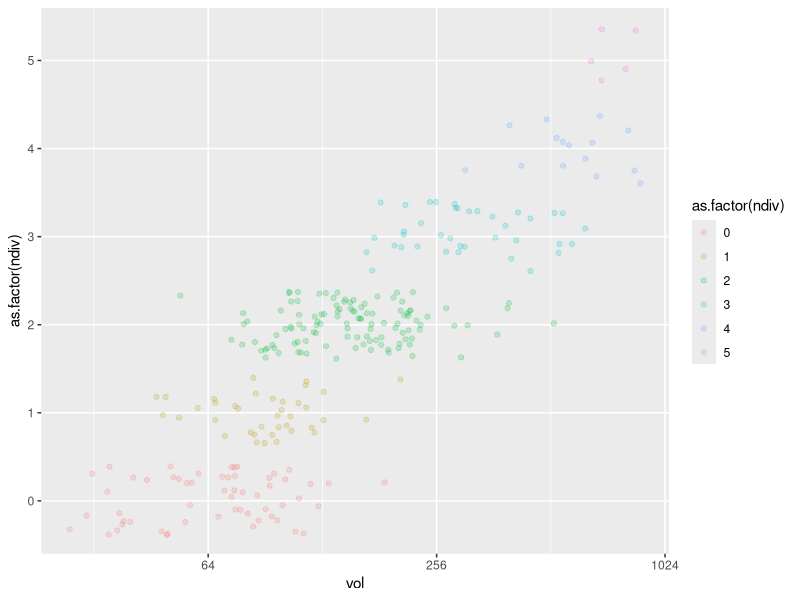
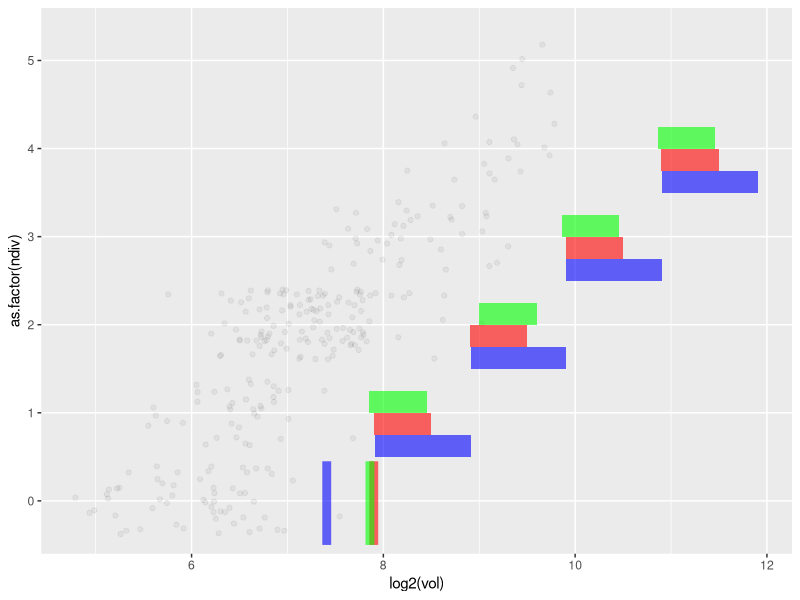
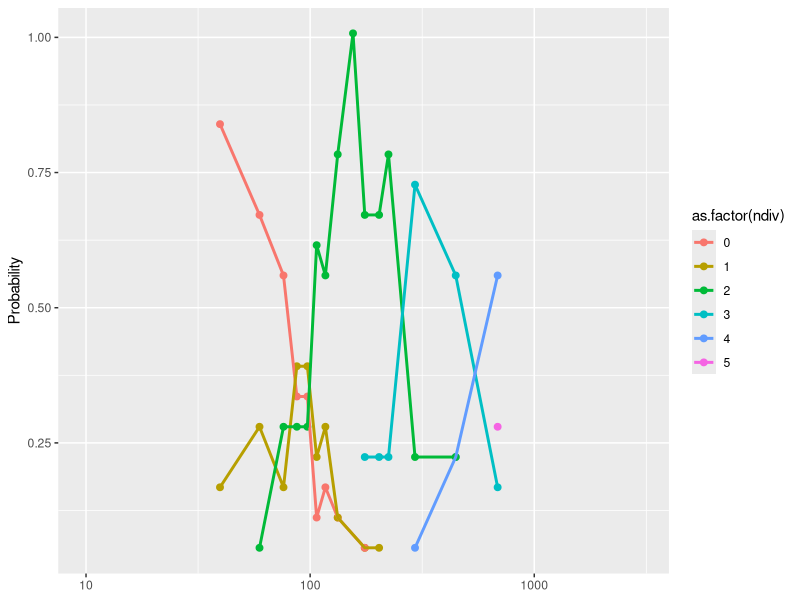
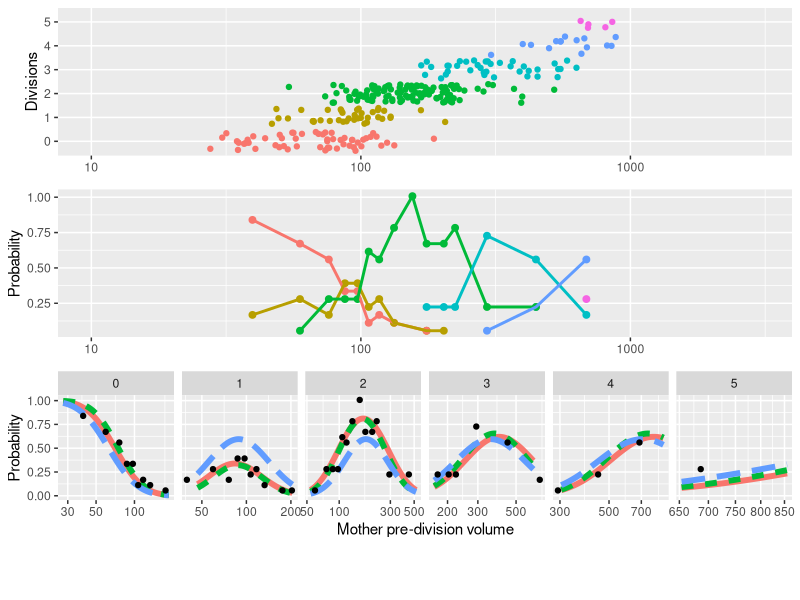
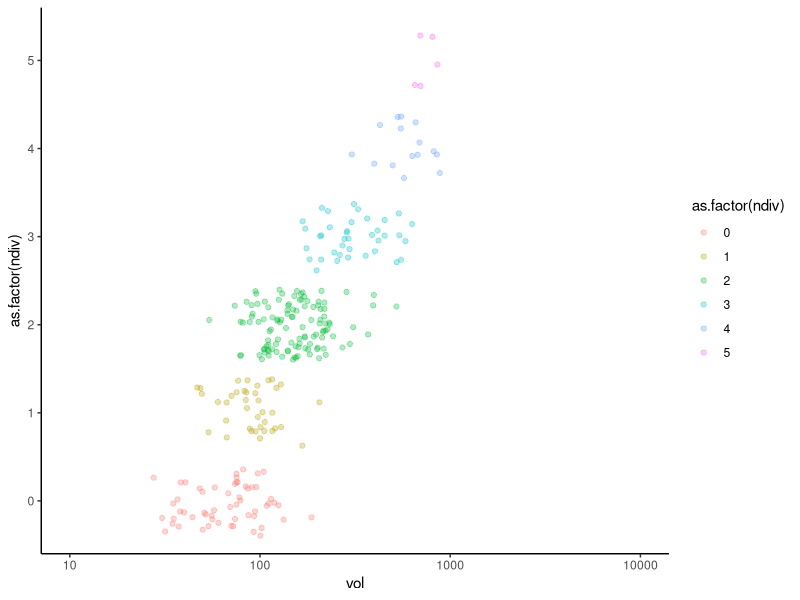
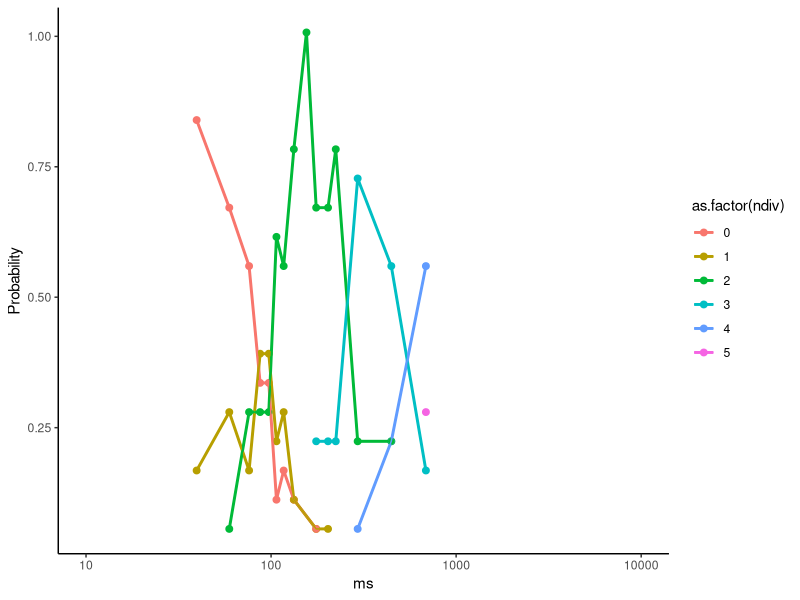
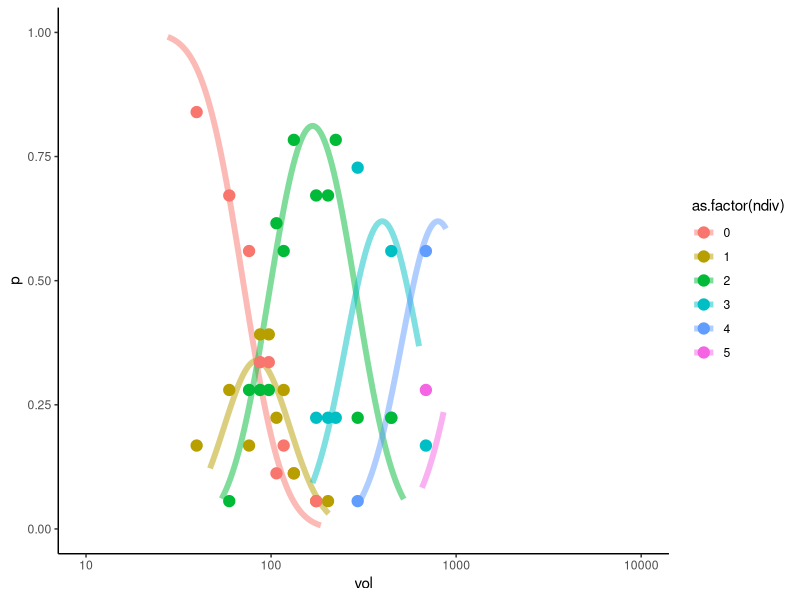
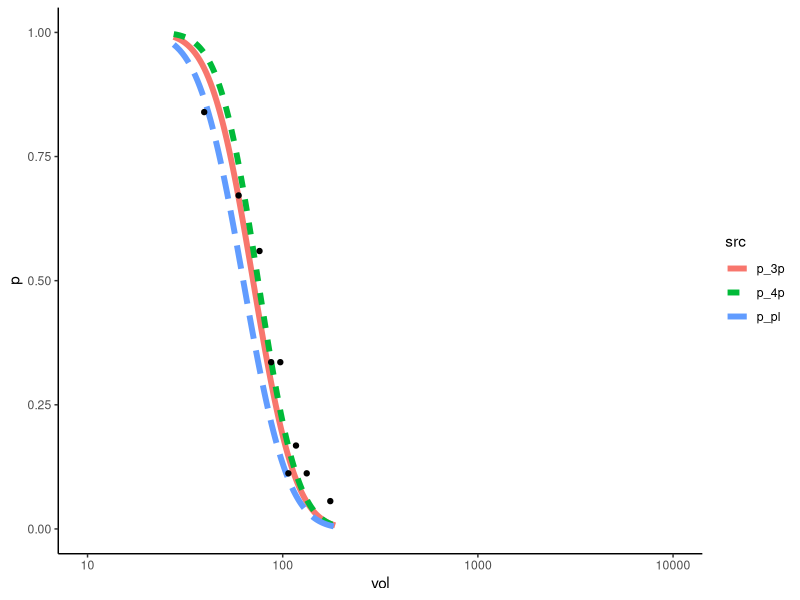

Generate these figures, in order, with R:
## ---- chunk 1
library(readxl)
library(ggplot2)
library(magrittr)
library(tidyverse)
library(cowplot)
## ---- chunk 2
exp_data <- read_excel("mat3_small.xlsx")
exp_data
## ---- chunk 3
ggplot(exp_data)+geom_jitter(aes(x=vol,y=as.factor(ndiv),color=as.factor(ndiv)),alpha=0.2)+scale_x_continuous(trans="log2")
## ---- chunk 4
ggplot(exp_data)+geom_jitter(aes(x=log2(vol),y=as.factor(ndiv)),alpha=0.05)+
  annotate("segment", x = log2(170),xend=log2(170), y = 0.5, yend = 1.45, alpha = .6,colour = "blue",size=3)+
  annotate("rect", xmin = log2(170)+1-0.5, xmax = log2(170)+1+0.5, ymin = 1.5, ymax = 1.75, alpha = .6,fill = "blue")+
  annotate("rect", xmin = log2(170)+2-0.5, xmax = log2(170)+2+0.5, ymin = 2.5, ymax = 2.75, alpha = .6,fill = "blue")+
  annotate("rect", xmin = log2(170)+3-0.5, xmax = log2(170)+3+0.5, ymin = 3.5, ymax = 3.75, alpha = .6,fill = "blue")+
  annotate("rect", xmin = log2(170)+4-0.5, xmax = log2(170)+4+0.5, ymin = 4.5, ymax = 4.75, alpha = .6,fill = "blue")+
  annotate("segment", x = log2(147)+0.7, xend = log2(147)+0.7, y = 0.5, yend = 1.45, alpha = .6,colour = "red",size=3)+
  annotate("rect", xmin = log2(147)+1-0.3, xmax = log2(147)+1+0.3, ymin = 1.75, ymax = 2, alpha = .6,fill = "red")+
  annotate("rect", xmin = log2(147)+2-0.3, xmax = log2(147)+2+0.3, ymin = 2.75, ymax = 3, alpha = .6,fill = "red")+
  annotate("rect", xmin = log2(147)+3-0.3, xmax = log2(147)+3+0.3, ymin = 3.75, ymax = 4, alpha = .6,fill = "red")+
  annotate("rect", xmin = log2(147)+4-0.3, xmax = log2(147)+4+0.3, ymin = 4.75, ymax = 5, alpha = .6,fill = "red")+
  annotate("segment", x = log2(143)+0.7, xend = log2(143)+0.7, y=0.5 , yend = 1.45, alpha = .6,colour = "green",size=3)+
  annotate("rect", xmin = log2(143)+0.99-0.3, xmax = log2(143)+0.99+0.3, ymin = 2, ymax = 2.25, alpha = .6,fill = "green")+
  annotate("rect", xmin = log2(143)+2.14-0.3, xmax = log2(143)+2.14+0.3, ymin = 3, ymax = 3.25, alpha = .6,fill = "green")+
  annotate("rect", xmin = log2(143)+3-0.3, xmax = log2(143)+3+0.3, ymin = 4, ymax = 4.25, alpha = .6,fill = "green")+
  annotate("rect", xmin = log2(143)+4-0.3, xmax = log2(143)+4+0.3, ymin = 5, ymax = 5.25, alpha = .6,fill = "green")
## ---- chunk 5
p_pl<-function(vl,nd,ss,sig){
  if(nd<=0){
    p<-pnorm(nd-log2(vl/ss),0,sig)
  }else{
    p<-pnorm(nd-log2(vl/ss),0,sig)-pnorm(nd-1-log2(vl/ss),0,sig)
  }
  if(is.nan(p)){
    return(-Inf)
  }else{
    if(p<=0){return(-Inf)}else{return(p)}
    
  }
}

pf_pl<-function(ss,sig){
  p<-mapply(p_pl,expmoddf$vol,expmoddf$ndiv,ss,sig)
  return(p)
}

p_fp<-function(...){
  x<-list(...)
  vl<-x[[1]]
  nd<-x[[2]]
  ss<-x[[3]]
  sig<-x[[4]]
  zf<-as.numeric(x[5:length(x)])
  
  z<-c(zf,seq(length(zf),nd+1))
  if(nd<=0){
    p<-pnorm(z[1]-log2(vl/ss),0,sig)
  }else{
    p<-pnorm(z[nd+1]-log2(vl/ss),0,sig)-pnorm(z[nd]-log2(vl/ss),0,sig)
  }
  if(is.nan(p)){
    return(-Inf)
  }else{
    if(p<=0){return(-Inf)}else{return(p)}
    
  }
}

pf_3p<-function(ss,sig,zf){
  p<-mapply(p_fp,expmoddf$vol,expmoddf$ndiv,ss,sig,zf[1])
  return(p)
}

pf_4p<-function(ss,sig,zf){
  p<-mapply(p_fp,expmoddf$vol,expmoddf$ndiv,ss,sig,zf[1],zf[2])
  return(p)
}

pf_5p<-function(ss,sig,zf){
  p<-mapply(p_fp,expmoddf$vol,expmoddf$ndiv,ss,sig,zf[1],zf[2],zf[3])
  return(p)
}
## ---- chunk 6
ncat<-15
cat<-quantile(exp_data$vol,seq(0,1,length.out=ncat+1))
#scat<-scat[2:ncat-1]
#exp_data$scat<-cut(log2(exp_data$vol),breaks = c(min(log2(exp_data$vol)),scat,max(log2(exp_data$vol))))
exp_data$scat<-cut(exp_data$vol,breaks = cat, include.lowest=TRUE)

scatp<-exp_data%>%
  group_by(scat,ndiv)%>%
  mutate(pscat=n()/(nrow(exp_data)/ncat))%>%
  group_by(scat)%>%
  mutate(ms=mean(vol))
scatm<-scatp
scatp<-unique(scatp[,-1])

gpdata<-ggplot(exp_data,aes(x=vol,y=as.factor(ndiv),color=as.factor(ndiv)))+geom_jitter()+scale_x_log10(limits=c(10,3000))+ theme(axis.title.x = element_blank())+ylab("Divisions")
#gpdata
#gpscatm<-ggplot(scatm,aes(x=as.factor(round(ms,1)),y=as.factor(ndiv),color=as.factor(ndiv)))+geom_jitter() + theme(axis.title.x = element_blank())+ylab("Divisions")
gpdens<-ggplot(scatp,aes(x=ms,y=pscat,color=as.factor(ndiv)))+geom_point(size=2)+geom_line(size=1)+scale_x_log10(limits=c(10,3000)) + theme(axis.title.x = element_blank())+ylab("Probability")

gpdens
rngvoldf<-exp_data%>%
  group_by(ndiv)%>%
  summarise(min_vol=min(vol),max_vol=max(vol))

expmod<-data.frame(vol=seq(rngvoldf[[1,"min_vol"]],rngvoldf[[1,"max_vol"]]))
expmod$ndiv<-rngvoldf[[1,"ndiv"]]

expmoddf<-expmod

for (i in 2:6) {
  expmod<-data.frame(vol=seq(rngvoldf[[i,"min_vol"]],rngvoldf[[i,"max_vol"]]))
  expmod$ndiv<-rngvoldf[[i,"ndiv"]]
  expmoddf<-rbind(expmoddf,expmod)
}

expmoddf$p_pl<-pf_pl(62.78,0.60)
expmoddf$p_3p<-pf_4p(70.49,0.57,c(0,0.5))
expmoddf$p_4p<-pf_4p(66.49,0.53,c(0.17,0.61))

expmoddf<-expmoddf%>%
  pivot_longer(-c("vol","ndiv"),names_to = "src",values_to = "p")

expmod<-scatp[,c("ms","ndiv","pscat")]
colnames(expmod)<-c("vol","ndiv","p")
expmod$src<-"exp"

expmoddf<-rbind(expmoddf,expmod)

gpexpmod<-ggplot(expmoddf%>%filter(!src=="exp"))+
  geom_line(aes(x=vol,y=p,color=src,linetype=src),size=2)+
  geom_point(data=expmoddf%>%filter(src=="exp"),aes(x=vol,y=p))+
  scale_x_log10()+
  facet_wrap(~ndiv,nrow=1,scales="free_x")+xlab("Mother pre-division volume")+ylab("Probability")

#grid.arrange(gpdata,gpscatm,gpdens,gpexpmod,
             #layout_matrix = rbind(c(1),c(2),c(3),c(4)))
pg<-plot_grid(gpdata+ theme(legend.position="none"),gpdens+ theme(legend.position="none"),gpexpmod+ theme(legend.position="none"),ncol=1,align = "v",axis = "rlbt")

lgndndiv <- get_legend(
  # create some space to the left of the legend
  gpdata+ 
    guides(color = guide_legend(nrow = 1)) +
    theme(legend.position = "bottom")
)

lgndmdl <- get_legend(
  # create some space to the left of the legend
  gpexpmod+ 
    guides(color = guide_legend(nrow = 1)) +
    theme(legend.position = "bottom")
)

lgnds<-plot_grid(lgndndiv,lgndmdl,nrow=1)

plot_grid(pg, lgnds, ncol = 1, rel_heights = c(1, .1))
## ---- chunk 7
expmoddf%>%
  filter(src=="p_3p",ndiv==0,p>=0.49)%>%
  arrange(p)
## ---- chunk 8
gpdata<-ggplot(exp_data,aes(x=vol,y=as.factor(ndiv),color=as.factor(ndiv)))+
  geom_jitter(alpha=0.3)+
  scale_x_log10(limits=c(10,10000))+
  theme_classic()
gpdata
ggsave("mat3_div_mth.png",width = 15,height = 3)
## ---- chunk 9
gpdens<-gpdens<-ggplot(scatp,aes(x=ms,y=pscat,color=as.factor(ndiv)))+
  geom_point(size=2)+
  geom_line(size=1)+scale_x_log10(limits=c(10,10000))+
  ylab("Probability")+
  geom_point()+
  geom_line()+
  ylab("Probability")+
  theme_classic()
gpdens
ggsave("mat3_prob_mth.png",width = 15,height = 3)
## ---- chunk 10
gpexpmod0<-ggplot(expmoddf%>%filter(src=="p_3p"))+
  geom_line(aes(x=vol,y=p,color=as.factor(ndiv)),size=2,alpha=0.5)+
  geom_point(data=expmoddf%>%filter(src=="exp"),aes(x=vol,y=p,color=as.factor(ndiv)),size=3.5)+
  scale_x_log10(limits=c(10,10000))+
  ylim(0,1)+
  theme_classic()
gpexpmod0
ggsave("mat3_prob_mth.png",width = 15,height = 3)
## ---- chunk 11
gpexpmod0<-ggplot(expmoddf%>%filter(!src=="exp",ndiv==0))+
  geom_line(aes(x=vol,y=p,color=src,linetype=src),size=2)+
  geom_point(data=expmoddf%>%filter(src=="exp",ndiv==0),aes(x=vol,y=p))+
  scale_x_log10(limits=c(10,10000))+
  ylim(0,1)+
  theme_classic()
gpexpmod0
ggsave("mat3_prob_mth_div0.png",width = 15,height = 3)
## ---- chunk 12
gpexpmod1<-ggplot(expmoddf%>%filter(!src=="exp",ndiv==1))+
  geom_line(aes(x=vol,y=p,color=src,linetype=src),size=2)+
  geom_point(data=expmoddf%>%filter(src=="exp",ndiv==1),aes(x=vol,y=p))+
  scale_x_log10(limits=c(10,10000))+
  ylim(0,1)+
  theme_classic()
gpexpmod1
ggsave("mat3_prob_mth_div1.png",width = 15,height = 3)
## ---- chunk 13
gpexpmod2<-ggplot(expmoddf%>%filter(!src=="exp",ndiv==2))+
  geom_line(aes(x=vol,y=p,color=src,linetype=src),size=2)+
  geom_point(data=expmoddf%>%filter(src=="exp",ndiv==2),aes(x=vol,y=p))+
  scale_x_log10(limits=c(10,10000))+
  ylim(0,1)+
  theme_classic()
gpexpmod2
ggsave("mat3_prob_mth_div2.png",width = 15,height = 3)
## ---- chunk 14
gpexpmod3<-ggplot(expmoddf%>%filter(!src=="exp",ndiv==3))+
  geom_line(aes(x=vol,y=p,color=src,linetype=src),size=2)+
  geom_point(data=expmoddf%>%filter(src=="exp",ndiv==3),aes(x=vol,y=p))+
  scale_x_log10(limits=c(10,10000))+
  ylim(0,1)+
  theme_classic()
gpexpmod3
ggsave("mat3_prob_mth_div3.png",width = 15,height = 3)
## ---- chunk 15
gpexpmod4<-ggplot(expmoddf%>%filter(!src=="exp",ndiv==4))+
  geom_line(aes(x=vol,y=p,color=src,linetype=src),size=2)+
  geom_point(data=expmoddf%>%filter(src=="exp",ndiv==4),aes(x=vol,y=p))+
  scale_x_log10(limits=c(10,10000))+
  ylim(0,1)+
  theme_classic()
gpexpmod4
ggsave("mat3_prob_mth_div4.png",width = 15,height = 3)
## ---- chunk 16
gpexpmod5<-ggplot(expmoddf%>%filter(!src=="exp",ndiv==5))+
  geom_line(aes(x=vol,y=p,color=src,linetype=src),size=2)+
  geom_point(data=expmoddf%>%filter(src=="exp",ndiv==5),aes(x=vol,y=p))+
  scale_x_log10(limits=c(10,10000))+
  ylim(0,1)+
  theme_classic()
gpexpmod5
ggsave("mat3_prob_mth_div5.png",width = 15,height = 3)
